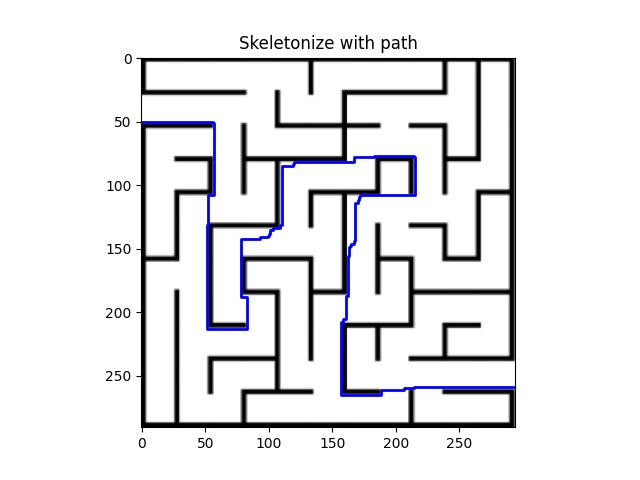
#> input picture Skeletonize_with_path.jpg, 640 x 480 px
$ python main.py
#> lines starting #> are read from the running program, lines starting #| are printed output that depends on the picture; after the words box and inside, x2 and y2 are one past the last pixel; in counts of white or black regions, pixels touching at a corner belong together
import cv2 # pip install opencv-python
import numpy as np
import matplotlib.pyplot as plt
import networkx as nx
from skimage.morphology import skeletonize, thin, erosion, dilation, opening, closing, white_tophat
import sknw
import skimage.graph
from tkinter import *
from tkinter.filedialog import askopenfilename

def shortest_path(start, end, binary, pad_width=10):
    costs=np.where(binary,1,1000)
    path, cost = skimage.graph.route_through_array(
        costs, start=start, end=end, fully_connected=False)
    return path,cost

# We don't want a full GUI, so keep the root window from appearing
Tk().withdraw()

# Show an "Open" dialog box and return the path to the selected file
filename = askopenfilename()
#> the answer given: Skeletonize_with_path.jpg

# Load the image
img = cv2.imread(filename)
#> img is the input picture: shape (480, 640, 3); mean B, G, R 233.6, 231.3, 231.3

# Convert the image to grayscale
kernel = np.ones((1, 1), np.uint8)

# Convert to GrayScaledImage
grayscaled = cv2.cvtColor(img, cv2.COLOR_BGR2GRAY)

# Apply binary threshold, Otsu threshold, and binary threshold again to obtain a binary image
# https://muthu.co/otsus-method-for-image-thresholding-explained-and-implemented/#:~:text=Otsu's%20method%5B1%5D%20is%20a,of%20background%20and%20foreground%20pixels.
pog, threshold = cv2.threshold(grayscaled, 10, 255, cv2.THRESH_BINARY_INV + cv2.THRESH_OTSU)
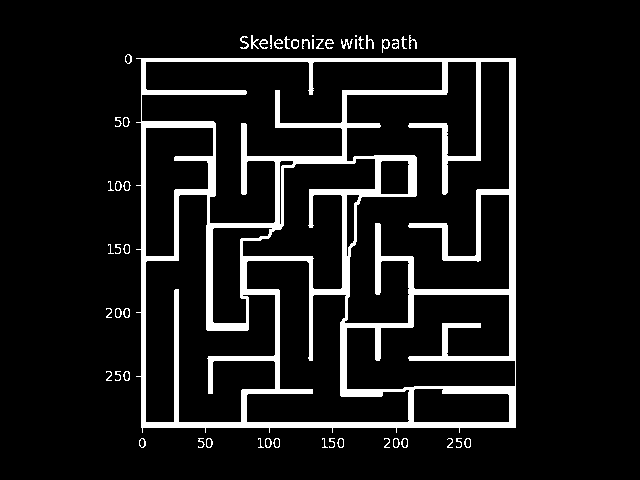
#> threshold: shape (480, 640); 9.7% white; 52 white regions (6 under 20 px), largest, box (x1, y1, x2, y2) and area: (136, 58, 516, 433) 28218, (341, 39, 353, 49) 59, (366, 35, 374, 49) 50
#> pog = 143
pog, threshold2 = cv2.threshold(threshold, 10, 255, cv2.THRESH_BINARY_INV)
threshold2 = np.where(threshold2 == 255, 1, 0).astype(np.uint8)

# Connect any unconnected white pixels in the binary image using morphological operations
structuring_element = cv2.getStructuringElement(cv2.MORPH_RECT, (3, 3))
threshold2 = cv2.morphologyEx(threshold2, cv2.MORPH_CLOSE, structuring_element)
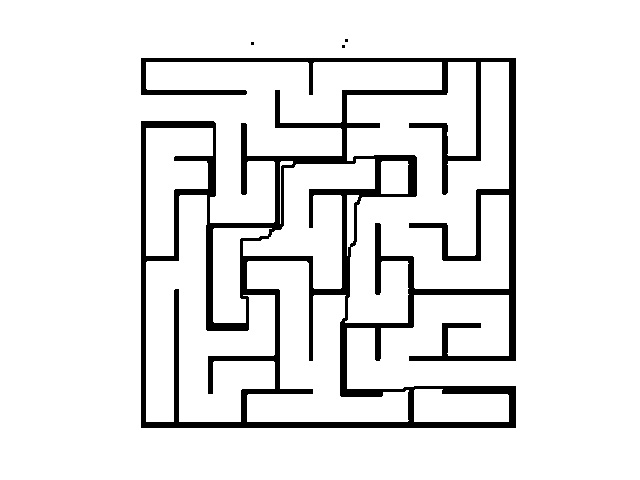
#> threshold2: shape (480, 640); values 0 (black) and 1 (white), 90.8% white; 4 black regions (3 under 20 px), largest, box (x1, y1, x2, y2) and area: (141, 58, 516, 428) 28083

# Skeletonize the thresholded image to obtain a skeleton
skel = skeletonize(threshold2)
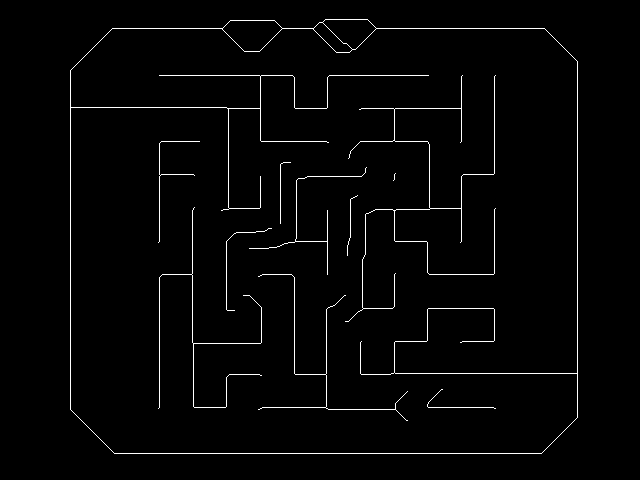
#> skel: shape (480, 640) bool; 2% white in thin lines or dots, all inside (x1, y1, x2, y2) = (70, 19, 578, 454)

# Build a network graph from the skeleton
#> (the run stopped early here; a loop or call above may not have finished)
